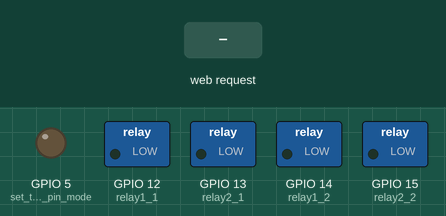
This program was run on a simulated ESP32. Shown: switched loads named in the program (green lamp = pin HIGH), output pins drawn as LEDs (lit = HIGH). Inputs (shaded band) come from the test bench. WiFi joins after 1.5 s; servers stay silent unless stated; what the program prints to the serial monitor is not drawn.

Above: at 0.0 s.
At 2.7 s:
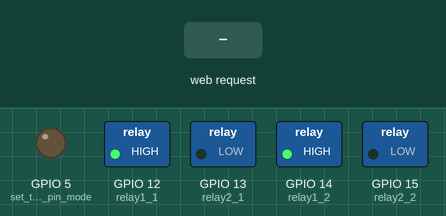
2.8 s: HTTP request GET /properties/power received
4.4 s: HTTP request GET /properties/direction received
Timing chart, 0 to 7.4 s (numbered marks = the images above; inputs shaded):
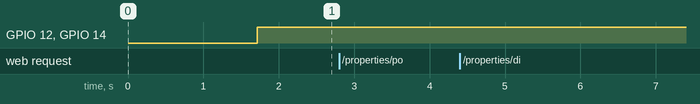

The program:

main.cpp
```cpp
#include <Arduino.h>
#include <WiFi.h>

/*
void setup() {
  Serial.begin(9600);
  pinMode(relay, OUTPUT);
}

void loop() {
  digitalWrite(relay, HIGH);
  Serial.println("All relays ON");
  delay(5000);

  digitalWrite(relay, LOW);
  Serial.println("All relays OFF");
  delay(1000);
}
*/

/*
 WiFi Web Server LED Blink
 A simple web server that lets you blink an LED via the web.
 This sketch will print the IP address of your WiFi Shield (once connected)
 to the Serial monitor. From there, you can open that address in a web browser
 to turn on and off the LED on pin 5.
 If the IP address of your shield is yourAddress:
 http://yourAddress/H turns the LED on
 http://yourAddress/L turns it off
 This example is written for a network using WPA2 encryption. For insecure
 WEP or WPA, change the Wifi.begin() call and use Wifi.setMinSecurity() accordingly.
 Circuit:
 * WiFi shield attached
 * LED attached to pin 5
 created for arduino 25 Nov 2012
 by Tom Igoe
ported for sparkfun esp32
31.01.2017 by Jan Hendrik Berlin

 */


const char* ssid     = "ASUS-prodab";
const char* password = "prodab-pw";
int relay1_1 = 12;
int relay1_2 = 14;
int relay2_1 = 13;
int relay2_2 = 15;

WiFiServer server(80);

void setup()
{
    Serial.begin(9600);
    pinMode(5, OUTPUT);      // set the LED pin mode

    pinMode(relay1_1, OUTPUT);
    pinMode(relay1_2, OUTPUT);
    pinMode(relay2_1, OUTPUT);
    pinMode(relay2_2, OUTPUT);

    delay(10);

    // We start by connecting to a WiFi network

    Serial.println();
    Serial.println();
    Serial.print("Connecting to ");
    Serial.println(ssid);

    WiFi.begin(ssid, password);

    while (WiFi.status() != WL_CONNECTED) {
        delay(500);
        Serial.print(".");
    }

    Serial.println("");
    Serial.println("WiFi connected.");
    Serial.println("IP address: ");
    Serial.println(WiFi.localIP());

    server.begin();

}

int value = 0;
bool power = true;
bool direction = true;

void loop(){
  if(power && direction) {
    digitalWrite(relay2_1, LOW);
    digitalWrite(relay2_2, LOW);
    delay(200);
    digitalWrite(relay1_1, HIGH);
    digitalWrite(relay1_2, HIGH);
  } else if(power && !direction) {
    digitalWrite(relay1_1, LOW);
    digitalWrite(relay1_2, LOW);
    delay(200);
    digitalWrite(relay2_1, HIGH);
    digitalWrite(relay2_2, HIGH);
  } else {
    digitalWrite(relay1_1, LOW);
    digitalWrite(relay1_2, LOW);
    digitalWrite(relay2_1, LOW);
    digitalWrite(relay2_2, LOW);

  }

 WiFiClient client = server.available();   // listen for incoming clients

  if (client) {                             // if you get a client,
    Serial.println("New Client.");           // print a message out the serial port
    String currentLine = "";                // make a String to hold incoming data from the client
    String body = "";
    while (client.connected()) {            // loop while the client's connected
      if (client.available()) {             // if there's bytes to read from the client,
        char c = client.read();             // read a byte, then
        Serial.write(c);                    // print it out the serial monitor
        if (c == '\n') {                    // if the byte is a newline character

          // if the current line is blank, you got two newline characters in a row.
          // that's the end of the client HTTP request, so send a response:
          if (currentLine.length() == 0) {
            // HTTP headers always start with a response code (e.g. HTTP/1.1 200 OK)
            // and a content-type so the client knows what's coming, then a blank line:
            client.println("HTTP/1.1 200 OK");
            client.println("Content-type:text/plain");
            client.println();
            client.println(body);

            // The HTTP response ends with another blank line:
            client.println();
            // break out of the while loop:
            break;
          } else {    // if you got a newline, then clear currentLine:
            currentLine = "";
          }
        } else if (c != '\r') {  // if you got anything else but a carriage return character,
          currentLine += c;      // add it to the end of the currentLine
        }

        // Check to see if the client request was "GET /H" or "GET /L":
        if (currentLine.endsWith("GET /properties/power")) {
          if(power) {
            body = "true";
          } else {
            body = "false";
          }
        }
        if (currentLine.endsWith("PUT /properties/power")) {
          String body = client.readString();
          if(body.endsWith("true")) {
            Serial.println("PUT power True");
            power = true;
            client.println("HTTP/1.1 204 No Content");
            client.println();
          } else if(body.endsWith("false")) {
            Serial.println("PUT power false");
            power = false;
            client.println("HTTP/1.1 204 No Content");
            client.println();
          } else {
            Serial.println("Bad Request power");
            client.println("HTTP/1.1 400 Bad Request");
            client.println();
            client.println();
          }
        }

        // Check to see if the client request was "GET /H" or "GET /L":
        if (currentLine.endsWith("GET /properties/direction")) {
          if(direction) {
            body = "true";
          } else {
            body = "false";
          }
        }
        if (currentLine.endsWith("PUT /properties/direction")) {
          String body = client.readString();
          if(body.endsWith("true")) {
            Serial.println("PUT direction True");
            direction = true;
            client.println("HTTP/1.1 204 No Content");
            client.println();
          } else if(body.endsWith("false")) {
            Serial.println("PUT direction false");
            direction = false;
            client.println("HTTP/1.1 204 No Content");
            client.println();
          } else {
            Serial.println("Bad Request power");
            client.println("HTTP/1.1 400 Bad Request");
            client.println();
            client.println();
          }
        }
      }
    }
    // close the connection:
    client.stop();
    Serial.println("Client Disconnected.");
  }
}
```

Measured:
- after the input at 2.8 s, every drawn part: stays the same
- after the input at 4.4 s, every drawn part: stays the same
